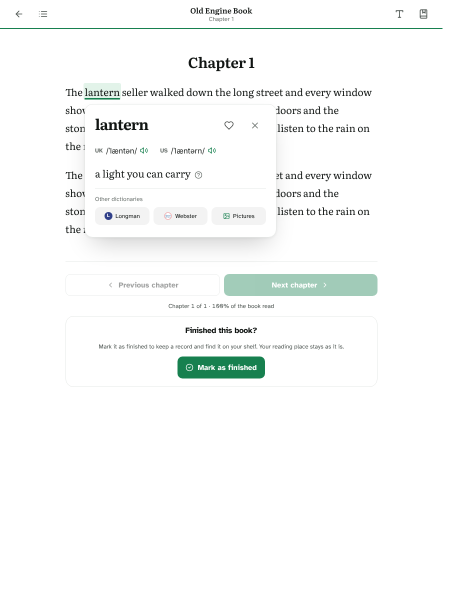
#> input picture old-engine.png, 900 x 1200 px (shown at 1/2 size)
$ python resize-cover.py ../old-engine.png
#> lines starting #> are read from the running program, lines starting #| are printed output that depends on the picture
#!/usr/bin/env python3
"""Write a card-sized JPEG of a cover to stdout. Long edge stays readable; width is at most 400px."""
import sys
from io import BytesIO

from PIL import Image

im = Image.open(sys.argv[1]).convert("RGB")
#> im is the input picture: PIL image 900x1200 RGB; mean R, G, B 248.3, 249.8, 249.1
w, h = im.size
#> w = 900; h = 1200
if w > 400:
    im = im.resize((400, max(1, round(h * 400 / w))), Image.Resampling.LANCZOS)
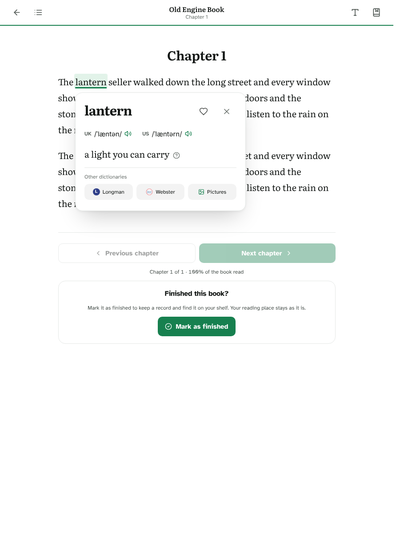
#> im: PIL image 400x533 RGB; mean R, G, B 248, 249.6, 248.9
buf = BytesIO()
im.save(buf, "JPEG", quality=82, optimize=True)
sys.stdout.buffer.write(buf.getvalue())
